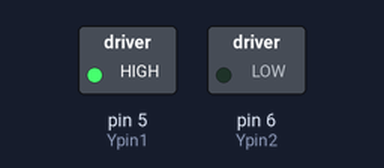
This sketch was run on a simulated Arduino Uno, built with avr-gcc and run on an emulated ATmega328P. Parts: switched loads named in the sketch (green lamp = pin HIGH).

Above: at 0.1 s.
Timing chart, 0 to 1.6 s (numbered marks = the images above):
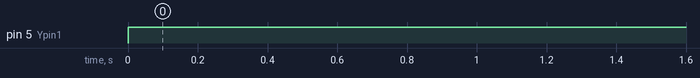

Measured:
- by itself, pin 5 (Ypin1): LOW → HIGH at 0.00 s

The sketch:

draft4.ino
```cpp
//y axis only


int Ypin1 = 5;
int Ypin2 = 6;

//int motor2pin1 = 4;
//int motor2pin2 = 5;

void setup() {
  // put your setup code here, to run once:
  pinMode(Ypin1, OUTPUT);
  pinMode(Ypin2, OUTPUT);
 // pinMode(motor2pin1, OUTPUT);
 // pinMode(motor2pin2, OUTPUT);
}

void loop() {
  // put your main code here, to run repeatedly:
  digitalWrite(Ypin1, HIGH);
  digitalWrite(Ypin2, LOW);

  //digitalWrite(motor2pin1, HIGH);
  //digitalWrite(motor2pin2, LOW);
  //delay(5000);

  //digitalWrite(Ypin1, LOW);
  //digitalWrite(Ypin2, HIGH);

  //digitalWrite(motor2pin1, LOW);
  //digitalWrite(motor2pin2, HIGH);
  //delay(5000);
}
```
